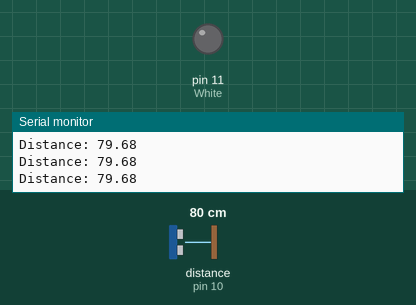
This sketch was run on a simulated Arduino Uno, built with avr-gcc and run on an emulated ATmega328P. Shown: output pins drawn as LEDs (lit = HIGH), the last lines printed to the serial monitor. Wiring (inferred from the names in the program): ultrasonic range finder: trigger pin 9; echo pin 10. Inputs (shaded band) come from the test bench; at power-on: distance to the obstacle (sensor on pin 10) 80 cm. The echo pulse lasts 58.3 µs per cm; pins used as bus, display or sensor lines are not drawn.

Above: at 1.2 s.
1.3 s: distance to the obstacle (sensor on pin 10) set to 33 cm
2.8 s: distance to the obstacle (sensor on pin 10) set to 26 cm
At 3.2 s:
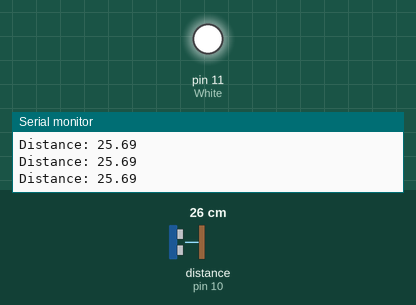
4.4 s: distance to the obstacle (sensor on pin 10) set to 35 cm
At 5.7 s:
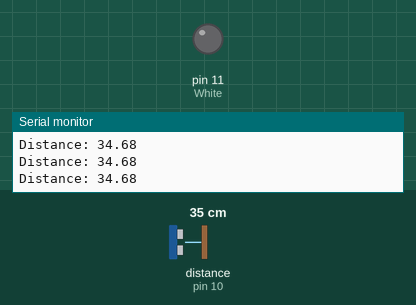
6.0 s: distance to the obstacle (sensor on pin 10) set to 2 cm
At 7.5 s:
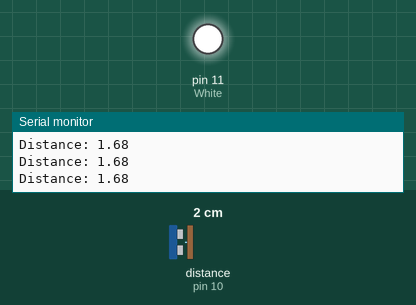
Timing chart, 0 to 8.6 s (numbered marks = the images above; inputs shaded):
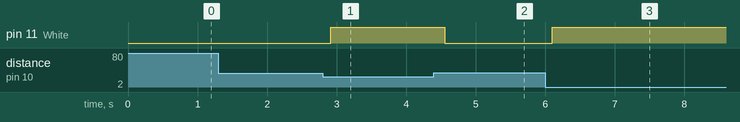

The sketch:

Intrusion_Detector_Arduino_Code.ino
```cpp
const int trigPin = 9;
const int echoPin = 10;
const int White = 11;
const int Alarm_distance = 30;

float duration, distance;

void setup() {
  pinMode(trigPin, OUTPUT);
  pinMode(echoPin, INPUT);
  pinMode(White, OUTPUT);
  Serial.begin(9600);
}

void loop() {
  digitalWrite(trigPin, LOW);
  delayMicroseconds(2);
  digitalWrite(trigPin, HIGH);
  delayMicroseconds(10);
  digitalWrite(trigPin, LOW);

  duration = pulseIn(echoPin, HIGH);
  distance = (duration*.0343)/2;
  Serial.print("Distance: ");
  Serial.println(distance);
  delay(100);

  if (distance < Alarm_distance )
    digitalWrite(White, HIGH);

  if (distance > Alarm_distance)
    digitalWrite(White, LOW);

}
```

Measured:
- the behaviour switches between 31 and 30 cm on distance to the obstacle (sensor on pin 10) (found by bisection; images 0 and 1)
- after the input at 2.8 s, pin 11 (White): LOW → HIGH after 0.12 s
- after the input at 4.4 s, pin 11 (White): HIGH → LOW after 0.16 s
- after the input at 6.0 s, pin 11 (White): LOW → HIGH after 0.10 s
